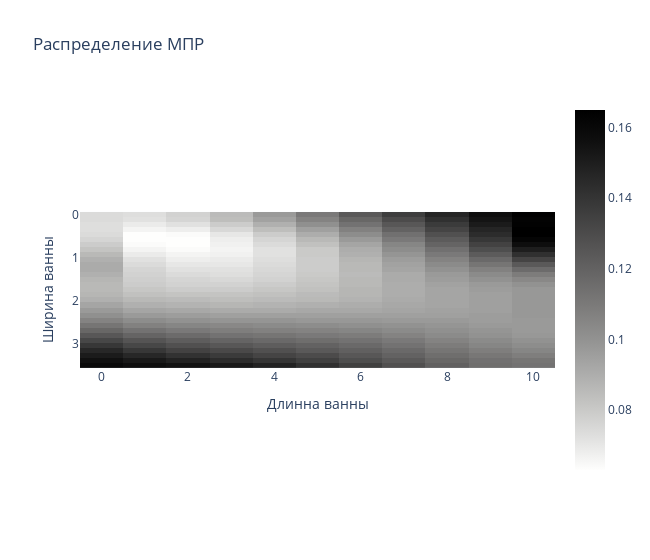

Notebook code cell kept with this figure:
### Code cell
file_name="h.txt"
plot_imshow(file_name)

### Figure 1 — Plotly figure (JSON) as saved in the notebook; plotly's stock layout.template omitted (floating-point values rounded to 4 significant figures; data arrays with more than 128 entries replaced by an {"elided": "..."} marker saying what was removed)
{"data": [{"coloraxis": "coloraxis", "hovertemplate": "Длинна ванны: %{x}<br>Ширина ванны: %{y}<br>color: %{z}<extra></extra>", "name": "0", "type": "heatmap", "x": [0, 1, 2, 3, 4, 5, 6, 7, 8, 9, 10], "xaxis": "x", "y": [0, 0.1167, 0.2333, 0.35, 0.4667, 0.5833, 0.7, 0.8167, 0.9333, 1.05, 1.167, 1.283, 1.4, 1.517, 1.633, 1.75, 1.867, 1.983, 2.1, 2.217, 2.333, 2.45, 2.567, 2.683, 2.8, 2.917, 3.033, 3.15, 3.267, 3.383, 3.5], "yaxis": "y", "z": {"elided": "31x11 float values"}}], "layout": {"coloraxis": {"colorscale": [[0, "rgb(254, 254, 253)"], [0.09091, "rgb(224, 224, 223)"], [0.1818, "rgb(197, 197, 195)"], [0.2727, "rgb(171, 171, 170)"], [0.3636, "rgb(146, 146, 145)"], [0.4545, "rgb(124, 123, 122)"], [0.5455, "rgb(102, 101, 101)"], [0.6364, "rgb(81, 80, 80)"], [0.7273, "rgb(59, 59, 59)"], [0.8182, "rgb(38, 38, 38)"], [0.9091, "rgb(16, 16, 16)"], [1, "rgb(0, 0, 0)"]]}, "title": {"text": "Распределение МПР"}, "width": 650, "xaxis": {"anchor": "y", "constrain": "domain", "domain": [0, 1], "scaleanchor": "y", "title": {"text": "Длинна ванны"}}, "yaxis": {"anchor": "x", "autorange": "reversed", "constrain": "domain", "domain": [0, 1], "title": {"text": "Ширина ванны"}}}}
